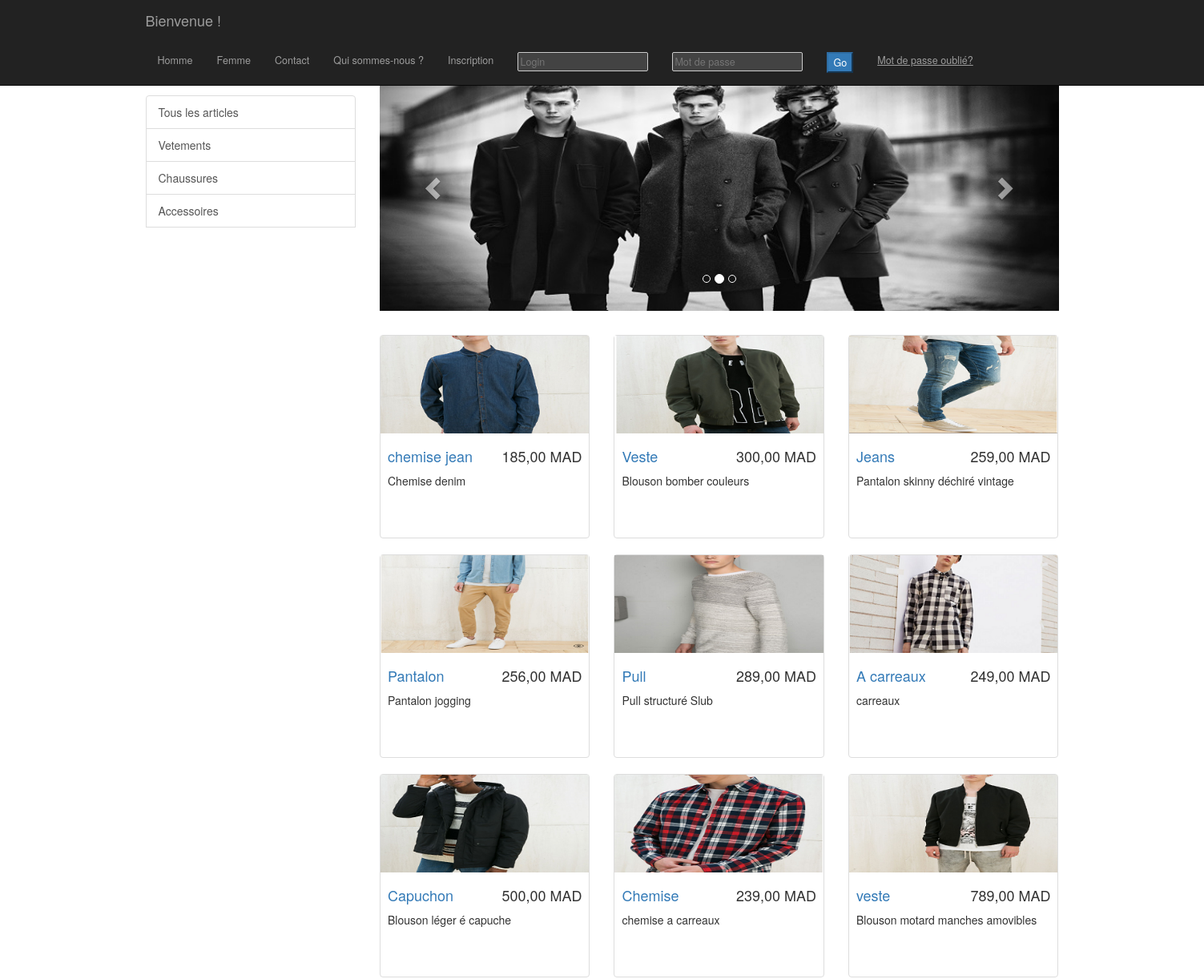
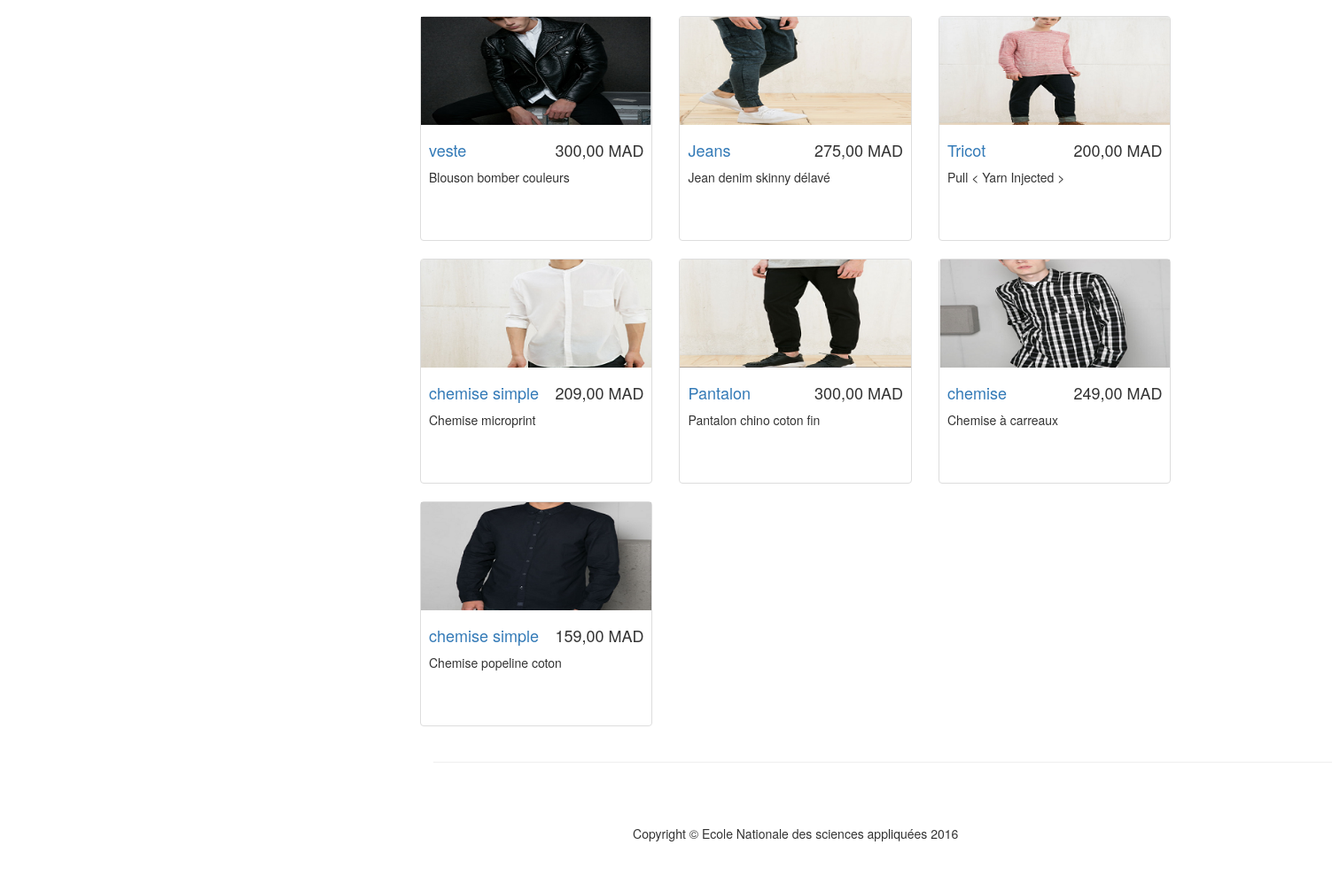
Page /Homme.php on the committed database (2 pictures, top to bottom).
### tables this page shows
CREATE TABLE IF NOT EXISTS `vetements` (
  `ID` int(100) NOT NULL AUTO_INCREMENT,
  `prix` int(100) NOT NULL,
  `description` varchar(100) NOT NULL,
  `Qte` int(100) NOT NULL,
  `taux_remise` int(100) NOT NULL,
  `taux_TVA` int(100) NOT NULL,
  `disponiblite` varchar(100) NOT NULL,
  `sexe` varchar(100) NOT NULL,
  `couleur` varchar(100) NOT NULL,
  `taille` int(100) NOT NULL,
  `Type` varchar(20) NOT NULL,
  `chemin` varchar(100) NOT NULL,
  `Nom` varchar(20) NOT NULL,
  `chem` varchar(50) NOT NULL,
  PRIMARY KEY (`ID`)
);

### Homme.php (the view, shortened to what this page needs)
<?php
include('content-homme.php');
include('connexion.php');
?>
<div class="row" id="vet">
    <?php
    $ajout = $conn->query("select * from vetements where sexe='Homme' ORDER BY rand()");
    foreach($ajout as $r) {
        echo "
<div class='col-sm-4 col-lg-4 col-md-4' >
    <div class='thumbnail' >
        <img src = ".$r['chemin'] . " >
        <div class='caption' >
            <h4 class='pull-right' > ".$r['prix'] . ",00 MAD</h4 >
             <h4 ><a href ='description.php?table=vetements&Type=".$r['Type']."&ID=".$r['ID']."&sexe=Homme' > " .$r['Nom'] ."</a >
            </h4 >
            <p >".$r['description']."</p>
        </div >
          </div >
</div >";
    }
    ?>
</div>
<div class="container">
    <hr>
</div>
<footer>
    <div class="row">
        <div class="col-lg-12">
            <p style="text-align: center">Copyright &copy; Ecole Nationale des sciences appliqu&eacute;es 2016</p>
        </div>
    </div>
</footer>
</body>
</html>

### content-homme.php (shortened to what this page needs)
<!DOCTYPE html>
<html lang="fr">
<head>
    <link href="css/bootstrap.min.css" rel="stylesheet">
    <link href="css/shop-homepage.css" rel="stylesheet">
    <link href="css/full-slider.css" rel="stylesheet">
</head>
<body>
<?php include('navbar.php');
?>
<div class="container">
    <div class="row">
        <div class="col-md-3">
            <p class="lead">Homme </p>
            <div class="list-group">
                <a href="Homme.php" class="list-group-item"> Tous les articles </a>
                <a href="javascript:visibilite('vetement');" class="list-group-item"> Vetements </a>
                <a href="javascript:visibilite('chaussure');" class="list-group-item"> Chaussures </a>
                <a href="javascript:visibilite('accessoires');" class="list-group-item"> Accessoires </a>
            </div>
        </div>
        <div class="col-md-9">
            <div class="row carousel-holder">
                <div class="col-md-12">
                    <div id="carousel-example-generic" class="carousel slide" data-ride="carousel">
                        <ol class="carousel-indicators">
                            <li data-target="#carousel-example-generic" data-slide-to="0" class="active"></li>
                            <li data-target="#carousel-example-generic" data-slide-to="1"></li>
                            <li data-target="#carousel-example-generic" data-slide-to="2"></li>
                        </ol>
                        <div class="carousel-inner">
                            <div class="item">
                                <img class="slide-image" src="images/hom2.jpg" alt="">
                            </div>
                        </div>
                        <a class="left carousel-control" href="#carousel-example-generic" data-slide="prev">
                            <span class="glyphicon glyphicon-chevron-left"></span>
                        </a>
                        <a class="right carousel-control" href="#carousel-example-generic" data-slide="next">
                            <span class="glyphicon glyphicon-chevron-right"></span>
                        </a>
                    </div>
                </div>
            </div>

### navbar.php (shortened to what this page needs)
<nav class="navbar navbar-inverse navbar-fixed-top" role="navigation" style="font-size: .9em">
    <div class="container">
        <div class="navbar-header">
            <a class="navbar-brand" href="index.php">Bienvenue  <?php
                ?>! </a>
        </div>
        <div class="collapse navbar-collapse" id="bs-example-navbar-collapse-1">
            <ul class="nav navbar-nav">
                <li>
                    <a href="Homme.php">Homme</a>
                </li>
                <li>
                    <a href="Femme.php">Femme</a>
                </li>
                <li>
                    <a href="contact.php">Contact</a>
                </li>
                <li>
                    <a href="about.php">Qui sommes-nous ?</a>
                </li>
                <?php
                if(!isset($_SESSION['mail'])){
                    echo '
                 <li>
                         <a href="Inscription.php">Inscription</a>
                       </li>
                      <li>
                            <a href="#" >
                        <input type="text" id="login"  style="border: 1px solid #ccc;
    font-c: #271c66;
    border-radius: 2px;
    -webkit-box-shadow: inset 0 1px 1px rgba(0,0,0,.075);
    box-shadow: inset 0 1px 1px rgba(0,0,0,.075);
    -webkit-transition: border-color ease-in-out .15s,-webkit-box-shadow ease-in-out .15s;
    -o-transition: border-color ease-in-out .15s,box-shadow ease-in-out .15s;
    transition: border-color ease-in-out .15s,box-shadow ease-in-out .15s;background-color: rgba(87, 87, 87, 0.62);
}" placeholder="Login"  name="login">        </a>
                    </li>
                    <li>
                        <a href="#">
                        <input type="password" id="mdp"  placeholder="Mot de passe" style="border: 1px solid #ccc;
    border-radius: 2px;
    -webkit-box-shadow: inset 0 1px 1px rgba(0,0,0,.075);
    box-shadow: inset 0 1px 1px rgba(0,0,0,.075);
    -webkit-transition: border-color ease-in-out .15s,-webkit-box-shadow ease-in-out .15s;
    -o-transition: border-color ease-in-out .15s,box-shadow ease-in-out .15s;
    transition: border-color ease-in-out .15s,box-shadow ease-in-out .15s;background-color: rgba(87, 87, 87, 0.62);
" ></a></li>
                <li id="remake" onclick="connexion()"><a href="#"> <button id="make" class="btn-primary" type="button" onclick="connexion">Go</button></a></li>
                 <li>
                    <a style="text-decoration: underline" href="" onclick="recupmail()" id="modp" >Mot de passe oubli&eacute;?</a>
                </li>
';
}?>
            </ul>
        </div>
    </div>
</nav>

### css/shop-homepage.css (style rules this page uses)
body { padding-top: 70px; }
.slide-image { width: 100%; }
.carousel-holder { margin-bottom: 30px; }
.carousel-control, .item { border-radius: 4px; }
.caption { height: 130px; overflow: hidden; }
.caption h4 { white-space: nowrap; }
.thumbnail img { width: 100%; }
.thumbnail { padding: 0; }
footer { margin: 50px 0; }

### css/full-slider.css (style rules this page uses)
html, body { height: 100%; }
.carousel, .item, .active { height: 100%; }
.carousel-inner { height: 100%; }
footer { margin: 50px 0; }

### rows in the picture
vetements: shows a picture, prix "185", Nom "chemise jean", description "Chemise denim"
vetements: shows a picture, prix "300", Nom "Veste", description "Blouson bomber couleurs"
vetements: shows a picture, prix "259", Nom "Jeans", description "Pantalon skinny déchiré vintage"
vetements: shows a picture, prix "256", Nom "Pantalon", description "Pantalon jogging"
vetements: shows a picture, prix "289", Nom "Pull", description "Pull structuré Slub"
vetements: shows a picture, prix "249", Nom "A carreaux", description "carreaux"
vetements: shows a picture, prix "500", Nom "Capuchon", description "Blouson léger é capuche"
vetements: shows a picture, prix "239", Nom "Chemise", description "chemise a carreaux"
vetements: shows a picture, prix "789", Nom "veste", description "Blouson motard manches amovibles"
vetements: shows a picture, prix "300", Nom "veste", description "Blouson bomber couleurs"
vetements: shows a picture, prix "275", Nom "Jeans", description "Jean denim skinny délavé"
vetements: shows a picture, prix "200", Nom "Tricot", description "Pull < Yarn Injected >"
vetements: shows a picture, prix "209", Nom "chemise simple", description "Chemise microprint"
vetements: shows a picture, prix "300", Nom "Pantalon", description "Pantalon chino coton fin"
vetements: shows a picture, prix "249", Nom "chemise", description "Chemise à carreaux"
vetements: shows a picture, prix "159", Nom "chemise simple", description "Chemise popeline coton"
